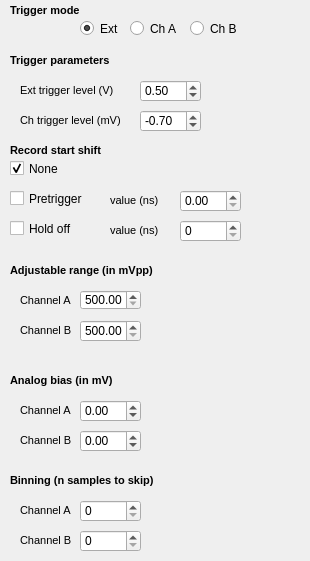
    <widget class="QWidget" name="tab_2">
     <attribute name="title">
      <string>Digitizer Params</string>
     </attribute>
     <widget class="QLabel" name="label_10">
      <property name="geometry">
       <rect>
        <x>10</x>
        <y>50</y>
        <width>291</width>
        <height>21</height>
       </rect>
      </property>
      <property name="font">
       <font>
        <pointsize>8</pointsize>
        <weight>75</weight>
        <bold>true</bold>
       </font>
      </property>
      <property name="text">
       <string>Trigger parameters</string>
      </property>
     </widget>
     <widget class="QLabel" name="label_18">
      <property name="geometry">
       <rect>
        <x>10</x>
        <y>370</y>
        <width>290</width>
        <height>20</height>
       </rect>
      </property>
      <property name="font">
       <font>
        <pointsize>8</pointsize>
        <weight>75</weight>
        <bold>true</bold>
       </font>
      </property>
      <property name="text">
       <string>Analog bias (in mV)</string>
      </property>
     </widget>
     <widget class="QDoubleSpinBox" name="VbiasA_button">
      <property name="geometry">
       <rect>
        <x>80</x>
        <y>400</y>
        <width>61</width>
        <height>22</height>
       </rect>
      </property>
      <property name="minimum">
       <double>-500.000000000000000</double>
      </property>
      <property name="maximum">
       <double>500.000000000000000</double>
      </property>
      <property name="singleStep">
       <double>0.100000000000000</double>
      </property>
     </widget>
     <widget class="QLabel" name="label_21">
      <property name="geometry">
       <rect>
        <x>20</x>
        <y>400</y>
        <width>51</width>
        <height>21</height>
       </rect>
      </property>
      <property name="font">
       <font>
        <pointsize>8</pointsize>
        <weight>50</weight>
        <bold>false</bold>
       </font>
      </property>
      <property name="text">
       <string>Channel A</string>
      </property>
     </widget>
     <widget class="QLabel" name="label_32">
      <property name="geometry">
       <rect>
        <x>20</x>
        <y>430</y>
        <width>51</width>
        <height>21</height>
       </rect>
      </property>
      <property name="font">
       <font>
        <pointsize>8</pointsize>
        <weight>50</weight>
        <bold>false</bold>
       </font>
      </property>
      <property name="text">
       <string>Channel B</string>
      </property>
     </widget>
     <widget class="QDoubleSpinBox" name="VbiasB_button">
      <property name="geometry">
       <rect>
        <x>80</x>
        <y>430</y>
        <width>61</width>
        <height>22</height>
       </rect>
      </property>
      <property name="minimum">
       <double>-500.000000000000000</double>
      </property>
      <property name="maximum">
       <double>500.000000000000000</double>
      </property>
      <property name="singleStep">
       <double>0.100000000000000</double>
      </property>
     </widget>
     <widget class="QLabel" name="label_33">
      <property name="geometry">
       <rect>
        <x>20</x>
        <y>80</y>
        <width>101</width>
        <height>21</height>
       </rect>
      </property>
      <property name="font">
       <font>
        <pointsize>8</pointsize>
        <weight>50</weight>
        <bold>false</bold>
       </font>
      </property>
      <property name="text">
       <string>Ext trigger level (V)</string>
      </property>
     </widget>
     <widget class="QDoubleSpinBox" name="TrigExtLvl_button">
      <property name="geometry">
       <rect>
        <x>140</x>
        <y>80</y>
        <width>61</width>
        <height>22</height>
       </rect>
      </property>
      <property name="minimum">
       <double>-0.500000000000000</double>
      </property>
      <property name="maximum">
       <double>3.300000000000000</double>
      </property>
      <property name="singleStep">
       <double>0.100000000000000</double>
      </property>
      <property name="value">
       <double>0.500000000000000</double>
      </property>
     </widget>
     <widget class="QLabel" name="label_34">
      <property name="geometry">
       <rect>
        <x>20</x>
        <y>110</y>
        <width>111</width>
        <height>21</height>
       </rect>
      </property>
      <property name="font">
       <font>
        <pointsize>8</pointsize>
        <weight>50</weight>
        <bold>false</bold>
       </font>
      </property>
      <property name="text">
       <string>Ch trigger level (mV)</string>
      </property>
     </widget>
     <widget class="QDoubleSpinBox" name="TrigChLvl_button">
      <property name="geometry">
       <rect>
        <x>140</x>
        <y>110</y>
        <width>61</width>
        <height>22</height>
       </rect>
      </property>
      <property name="minimum">
       <double>-500.000000000000000</double>
      </property>
      <property name="maximum">
       <double>500.000000000000000</double>
      </property>
      <property name="singleStep">
       <double>0.100000000000000</double>
      </property>
      <property name="value">
       <double>-0.700000000000000</double>
      </property>
     </widget>
     <widget class="QLabel" name="label_16">
      <property name="geometry">
       <rect>
        <x>10</x>
        <y>140</y>
        <width>290</width>
        <height>21</height>
       </rect>
      </property>
      <property name="font">
       <font>
        <pointsize>8</pointsize>
        <weight>75</weight>
        <bold>true</bold>
       </font>
      </property>
      <property name="text">
       <string>Record start shift</string>
      </property>
     </widget>
     <widget class="QCheckBox" name="NoPretriggerHoldoff_button">
      <property name="geometry">
       <rect>
        <x>10</x>
        <y>160</y>
        <width>161</width>
        <height>17</height>
       </rect>
      </property>
      <property name="text">
       <string>None</string>
      </property>
      <property name="checked">
       <bool>true</bool>
      </property>
     </widget>
     <widget class="QCheckBox" name="Pretrigger_button">
      <property name="geometry">
       <rect>
        <x>10</x>
        <y>190</y>
        <width>161</width>
        <height>17</height>
       </rect>
      </property>
      <property name="text">
       <string>Pretrigger</string>
      </property>
      <property name="checked">
       <bool>false</bool>
      </property>
     </widget>
     <widget class="QCheckBox" name="Holdoff_button">
      <property name="geometry">
       <rect>
        <x>10</x>
        <y>220</y>
        <width>161</width>
        <height>17</height>
       </rect>
      </property>
      <property name="text">
       <string>Hold off</string>
      </property>
      <property name="checked">
       <bool>false</bool>
      </property>
     </widget>
     <widget class="QLabel" name="label_35">
      <property name="geometry">
       <rect>
        <x>110</x>
        <y>190</y>
        <width>61</width>
        <height>21</height>
       </rect>
      </property>
      <property name="font">
       <font>
        <pointsize>8</pointsize>
        <weight>50</weight>
        <bold>false</bold>
       </font>
      </property>
      <property name="text">
       <string>value (ns)</string>
      </property>
     </widget>
     <widget class="QDoubleSpinBox" name="PretriggerVal_button">
      <property name="geometry">
       <rect>
        <x>180</x>
        <y>190</y>
        <width>61</width>
        <height>22</height>
       </rect>
      </property>
     </widget>
     <widget class="QLabel" name="label_36">
      <property name="geometry">
       <rect>
        <x>110</x>
        <y>220</y>
        <width>61</width>
        <height>21</height>
       </rect>
      </property>
      <property name="font">
       <font>
        <pointsize>8</pointsize>
        <weight>50</weight>
        <bold>false</bold>
       </font>
      </property>
      <property name="text">
       <string>value (ns)</string>
      </property>
     </widget>
     <widget class="QSpinBox" name="HoldoffVal_button">
      <property name="geometry">
       <rect>
        <x>180</x>
        <y>220</y>
        <width>61</width>
        <height>22</height>
       </rect>
      </property>
     </widget>
     <widget class="QRadioButton" name="TrigB_button">
      <property name="geometry">
       <rect>
        <x>190</x>
        <y>20</y>
        <width>82</width>
        <height>17</height>
       </rect>
      </property>
      <property name="text">
       <string>Ch B</string>
      </property>
      <property name="autoExclusive">
       <bool>false</bool>
      </property>
     </widget>
     <widget class="QRadioButton" name="TrigExt_button">
      <property name="geometry">
       <rect>
        <x>80</x>
        <y>20</y>
        <width>82</width>
        <height>17</height>
       </rect>
      </property>
      <property name="text">
       <string>Ext</string>
      </property>
      <property name="checked">
       <bool>true</bool>
      </property>
      <property name="autoExclusive">
       <bool>false</bool>
      </property>
     </widget>
     <widget class="QRadioButton" name="TrigA_button">
      <property name="geometry">
       <rect>
        <x>130</x>
        <y>20</y>
        <width>82</width>
        <height>17</height>
       </rect>
      </property>
      <property name="text">
       <string>Ch A</string>
      </property>
      <property name="checked">
       <bool>false</bool>
      </property>
      <property name="autoExclusive">
       <bool>false</bool>
      </property>
     </widget>
     <widget class="QLabel" name="label_17">
      <property name="geometry">
       <rect>
        <x>10</x>
        <y>0</y>
        <width>291</width>
        <height>21</height>
       </rect>
      </property>
      <property name="font">
       <font>
        <pointsize>8</pointsize>
        <weight>75</weight>
        <bold>true</bold>
       </font>
      </property>
      <property name="text">
       <string>Trigger mode</string>
      </property>
     </widget>
     <widget class="QLabel" name="label_41">
      <property name="geometry">
       <rect>
        <x>10</x>
        <y>260</y>
        <width>290</width>
        <height>20</height>
       </rect>
      </property>
      <property name="font">
       <font>
        <pointsize>8</pointsize>
        <weight>75</weight>
        <bold>true</bold>
       </font>
      </property>
      <property name="text">
       <string>Adjustable range (in mVpp)</string>
      </property>
     </widget>
     <widget class="QLabel" name="label_42">
      <property name="geometry">
       <rect>
        <x>20</x>
        <y>290</y>
        <width>51</width>
        <height>20</height>
       </rect>
      </property>
      <property name="font">
       <font>
        <pointsize>8</pointsize>
        <weight>50</weight>
        <bold>false</bold>
       </font>
      </property>
      <property name="text">
       <string>Channel A</string>
      </property>
     </widget>
     <widget class="QDoubleSpinBox" name="VrangeA_button">
      <property name="geometry">
       <rect>
        <x>80</x>
        <y>290</y>
        <width>61</width>
        <height>20</height>
       </rect>
      </property>
      <property name="minimum">
       <double>500.000000000000000</double>
      </property>
      <property name="maximum">
       <double>16000.000000000000000</double>
      </property>
      <property name="singleStep">
       <double>10.000000000000000</double>
      </property>
     </widget>
     <widget class="QDoubleSpinBox" name="VrangeB_button">
      <property name="geometry">
       <rect>
        <x>80</x>
        <y>320</y>
        <width>61</width>
        <height>22</height>
       </rect>
      </property>
      <property name="minimum">
       <double>500.000000000000000</double>
      </property>
      <property name="maximum">
       <double>160000.000000000000000</double>
      </property>
      <property name="singleStep">
       <double>1.000000000000000</double>
      </property>
     </widget>
     <widget class="QLabel" name="label_43">
      <property name="geometry">
       <rect>
        <x>20</x>
        <y>320</y>
        <width>51</width>
        <height>21</height>
       </rect>
      </property>
      <property name="font">
       <font>
        <pointsize>8</pointsize>
        <weight>50</weight>
        <bold>false</bold>
       </font>
      </property>
      <property name="text">
       <string>Channel B</string>
      </property>
     </widget>
     <widget class="QLabel" name="label_46">
      <property name="geometry">
       <rect>
        <x>10</x>
        <y>470</y>
        <width>290</width>
        <height>20</height>
       </rect>
      </property>
      <property name="font">
       <font>
        <pointsize>8</pointsize>
        <weight>75</weight>
        <bold>true</bold>
       </font>
      </property>
      <property name="text">
       <string>Binning (n samples to skip)</string>
      </property>
     </widget>
     <widget class="QLabel" name="label_47">
      <property name="geometry">
       <rect>
        <x>20</x>
        <y>500</y>
        <width>51</width>
        <height>21</height>
       </rect>
      </property>
      <property name="font">
       <font>
        <pointsize>8</pointsize>
        <weight>50</weight>
        <bold>false</bold>
       </font>
      </property>
      <property name="text">
       <string>Channel A</string>
      </property>
     </widget>
     <widget class="QSpinBox" name="SampleSkipA_button">
      <property name="geometry">
       <rect>
        <x>80</x>
        <y>500</y>
        <width>61</width>
        <height>22</height>
       </rect>
      </property>
     </widget>
     <widget class="QSpinBox" name="SampleSkipB_button">
      <property name="geometry">
       <rect>
        <x>80</x>
        <y>530</y>
        <width>61</width>
        <height>22</height>
       </rect>
      </property>
     </widget>
     <widget class="QLabel" name="label_48">
      <property name="geometry">
       <rect>
        <x>20</x>
        <y>530</y>
        <width>51</width>
        <height>21</height>
       </rect>
      </property>
      <property name="font">
       <font>
        <pointsize>8</pointsize>
        <weight>50</weight>
        <bold>false</bold>
       </font>
      </property>
      <property name="text">
       <string>Channel B</string>
      </property>
     </widget>
    </widget>
